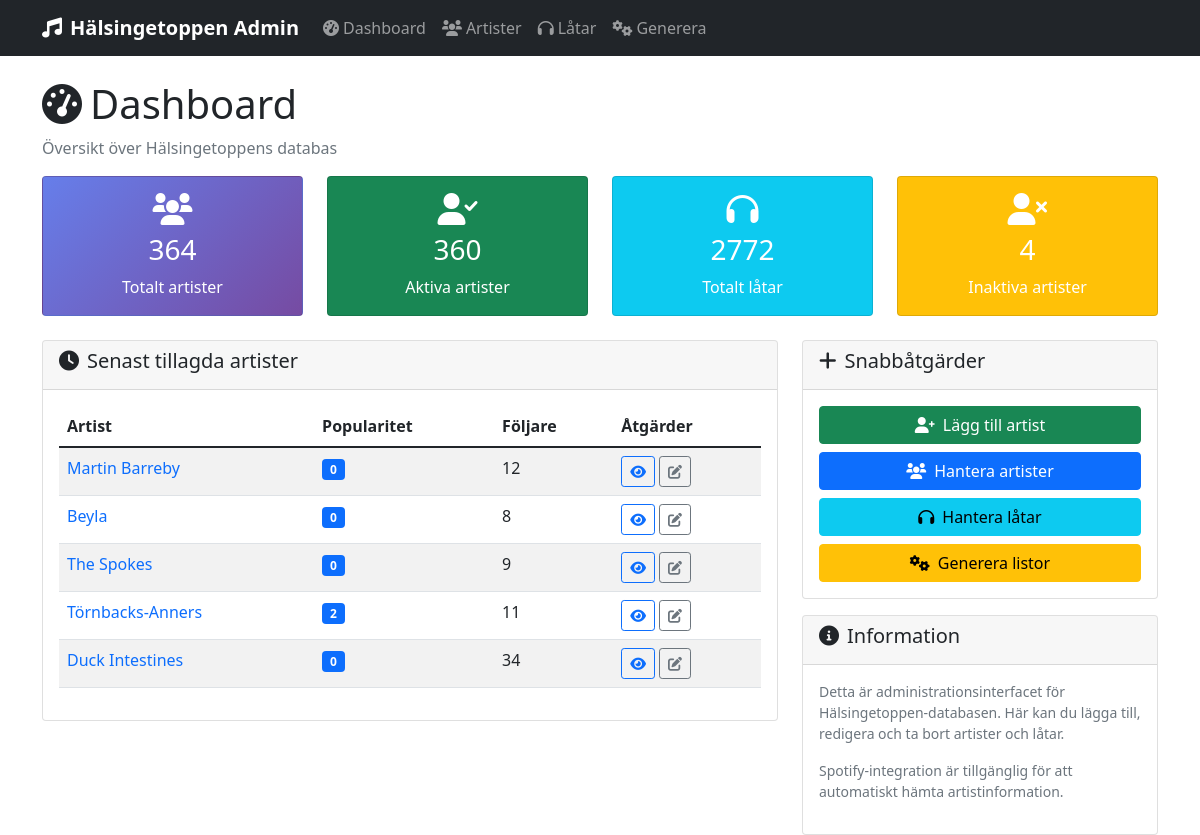
The app's page /, older data.
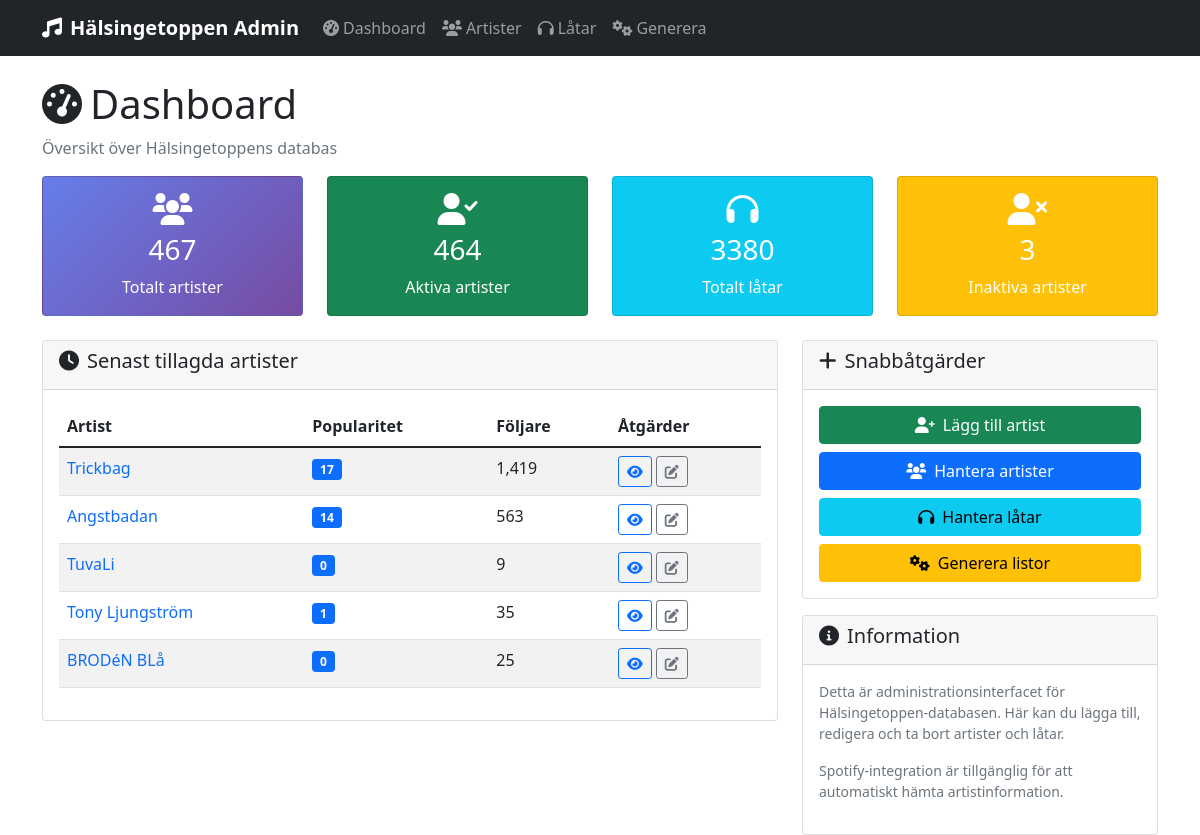
The same page, newer data.
### tables this page shows
CREATE TABLE "artists" (
	"id"	TEXT UNIQUE,
	"link_to_area"	INTEGER,
	"name"	TEXT,
	"popularity"	INTEGER,
	"followers"	INTEGER,
	"link"	TEXT,
	"picture_small"	TEXT,
	"picture_large"	INTEGER,
	"bInactivate"	INTEGER,
	"notes"	INTEGER
, added_at TEXT, markdown_info TEXT, apple_music_link TEXT, youtube_music_link TEXT);

### web_admin.py (the view)
@app.route('/')
def index():
    conn = get_db_connection()
    artist_count = conn.execute('SELECT COUNT(*) FROM artists').fetchone()[0]
    track_count = conn.execute('SELECT COUNT(*) FROM tracks').fetchone()[0]
    active_artists = conn.execute('SELECT COUNT(*) FROM artists WHERE bInactivate = 0 OR bInactivate IS NULL').fetchone()[0]
    recent_artists = conn.execute('''
        SELECT id, name, popularity, followers
        FROM artists
        ORDER BY ROWID DESC
        LIMIT 5
    ''').fetchall()
    conn.close()
    return render_template('dashboard.html',
                         artist_count=artist_count,
                         track_count=track_count,
                         active_artists=active_artists,
                         recent_artists=recent_artists)

### web_admin.py (called while the page is built)
def get_db_connection():
    conn = sqlite3.connect(DB_PATH)
    conn.row_factory = sqlite3.Row
    return conn

### templates/dashboard.html (shortened to what this page needs)
{% extends "base.html" %}
{% block content %}
<div class="row">
    <div class="col-12">
        <h1><i class="fas fa-tachometer-alt me-2"></i>Dashboard</h1>
        <p class="text-muted">Översikt över Hälsingetoppens databas</p>
    </div>
</div>
<div class="row mb-4">
    <div class="col-md-3">
        <div class="card stats-card">
            <div class="card-body text-center">
                <i class="fas fa-users fa-2x mb-2"></i>
                <h3>{{ artist_count }}</h3>
                <p class="mb-0">Totalt artister</p>
            </div>
        </div>
    </div>
    <div class="col-md-3">
        <div class="card bg-success text-white">
            <div class="card-body text-center">
                <i class="fas fa-user-check fa-2x mb-2"></i>
                <h3>{{ active_artists }}</h3>
                <p class="mb-0">Aktiva artister</p>
            </div>
        </div>
    </div>
    <div class="col-md-3">
        <div class="card bg-info text-white">
            <div class="card-body text-center">
                <i class="fas fa-headphones fa-2x mb-2"></i>
                <h3>{{ track_count }}</h3>
                <p class="mb-0">Totalt låtar</p>
            </div>
        </div>
    </div>
    <div class="col-md-3">
        <div class="card bg-warning text-white">
            <div class="card-body text-center">
                <i class="fas fa-user-times fa-2x mb-2"></i>
                <h3>{{ artist_count - active_artists }}</h3>
                <p class="mb-0">Inaktiva artister</p>
            </div>
        </div>
    </div>
</div>
<div class="row">
    <div class="col-md-8">
        <div class="card">
            <div class="card-header">
                <h5><i class="fas fa-clock me-2"></i>Senast tillagda artister</h5>
            </div>
            <div class="card-body">
                {% if recent_artists %}
                    <div class="table-responsive">
                        <table class="table table-striped">
                            <thead>
                                <tr>
                                    <th>Artist</th>
                                    <th>Popularitet</th>
                                    <th>Följare</th>
                                    <th>Åtgärder</th>
                                </tr>
                            </thead>
                            <tbody>
                                {% for artist in recent_artists %}
                                <tr>
                                    <td>
                                        <a href="{{ url_for('artist_detail', artist_id=artist.id) }}" class="text-decoration-none">
                                            {{ artist.name }}
                                        </a>
                                    </td>
                                    <td>
                                        <span class="badge bg-primary">{{ artist.popularity }}</span>
                                    </td>
                                    <td>{{ "{:,}".format(artist.followers or 0) }}</td>
                                    <td>
                                        <a href="{{ url_for('artist_detail', artist_id=artist.id) }}" class="btn btn-sm btn-outline-primary">
                                            <i class="fas fa-eye"></i>
                                        </a>
                                        <a href="{{ url_for('edit_artist', artist_id=artist.id) }}" class="btn btn-sm btn-outline-secondary">
                                            <i class="fas fa-edit"></i>
                                        </a>
                                    </td>
                                </tr>
                                {% endfor %}
                            </tbody>
                        </table>
                    </div>
                {% else %}
                    <p class="text-muted">Inga artister i databasen ännu.</p>
                {% endif %}
            </div>
        </div>
    </div>
    <div class="col-md-4">
        <div class="card">
            <div class="card-header">
                <h5><i class="fas fa-plus me-2"></i>Snabbåtgärder</h5>
            </div>
            <div class="card-body">
                <div class="d-grid gap-2">
                    <a href="{{ url_for('add_artist') }}" class="btn btn-success">
                        <i class="fas fa-user-plus me-2"></i>Lägg till artist
                    </a>
                    <a href="{{ url_for('artists') }}" class="btn btn-primary">
                        <i class="fas fa-users me-2"></i>Hantera artister
                    </a>
                    <a href="{{ url_for('tracks') }}" class="btn btn-info">
                        <i class="fas fa-headphones me-2"></i>Hantera låtar
                    </a>
                    <a href="{{ url_for('generate_menu') }}" class="btn btn-warning">
                        <i class="fas fa-cogs me-2"></i>Generera listor
                    </a>
                </div>
            </div>
        </div>
        <div class="card mt-3">
            <div class="card-header">
                <h5><i class="fas fa-info-circle me-2"></i>Information</h5>
            </div>
            <div class="card-body">
                <p class="small text-muted">
                    Detta är administrationsinterfacet för Hälsingetoppen-databasen.
                    Här kan du lägga till, redigera och ta bort artister och låtar.
                </p>
                <p class="small text-muted">
                    Spotify-integration är tillgänglig för att automatiskt hämta artistinformation.
                </p>
            </div>
        </div>
    </div>
</div>
{% endblock %}

### templates/base.html (shortened to what this page needs)
<!DOCTYPE html>
<html lang="sv">
<head>
    <link href="https://cdn.jsdelivr.net/npm/bootstrap@5.1.3/dist/css/bootstrap.min.css" rel="stylesheet">
    <link href="https://cdnjs.cloudflare.com/ajax/libs/font-awesome/6.0.0/css/all.min.css" rel="stylesheet">
</head>
<body>
    <nav class="navbar navbar-expand-lg navbar-dark bg-dark">
        <div class="container">
            <a class="navbar-brand" href="{{ url_for('index') }}">
                <i class="fas fa-music me-2"></i>Hälsingetoppen Admin
            </a>
            <div class="collapse navbar-collapse" id="navbarNav">
                <ul class="navbar-nav">
                    <li class="nav-item">
                        <a class="nav-link" href="{{ url_for('index') }}">
                            <i class="fas fa-tachometer-alt me-1"></i>Dashboard
                        </a>
                    </li>
                    <li class="nav-item">
                        <a class="nav-link" href="{{ url_for('artists') }}">
                            <i class="fas fa-users me-1"></i>Artister
                        </a>
                    </li>
                    <li class="nav-item">
                        <a class="nav-link" href="{{ url_for('tracks') }}">
                            <i class="fas fa-headphones me-1"></i>Låtar
                        </a>
                    </li>
                    <li class="nav-item">
                        <a class="nav-link" href="{{ url_for('generate_menu') }}">
                            <i class="fas fa-cogs me-1"></i>Generera
                        </a>
                    </li>
                </ul>
            </div>
        </div>
    </nav>
    <main class="container mt-4">
        {% block content %}{% endblock %}
    </main>
</body>
</html>

### templates/base.html (style rules this page uses)
.navbar-brand { font-weight: bold; }
.stats-card { background: linear-gradient(135deg, #667eea 0%, #764ba2 100%); color: white; }

Row changes from the older to the newer data that the page shows:
no longer on this page (row edited): artists: name "Martin Barreby", popularity "0", followers "12"
no longer on this page (row edited): artists: name "Beyla", popularity "0", followers "8"
no longer on this page (row edited): artists: name "The Spokes", popularity "0", followers "9"
no longer on this page (row edited): artists: name "Törnbacks-Anners", popularity "2", followers "11"
no longer on this page (row edited): artists: name "Duck Intestines", popularity "0", followers "34"
added artists: name "Trickbag", popularity "17", followers "1,419"
added artists: name "Angstbadan", popularity "14", followers "563"
added artists: name "TuvaLi", popularity "0", followers "9"
added artists: name "Tony Ljungström", popularity "1", followers "35"
added artists: name "BRODéN BLå", popularity "0", followers "25"
Text that changed along with them:
{{ artist_count }}: "364" → "467"
{{ active_artists }}: "360" → "464"
{{ track_count }}: "2772" → "3380"
{{ artist_count - active_artists }}: "4" → "3"
